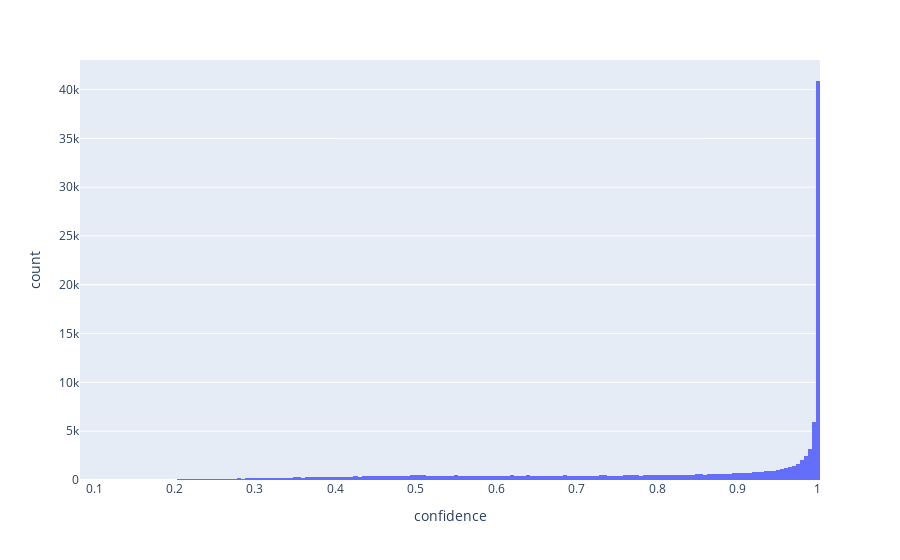

This figure's notebook cell:
### Code cell
fig = px.histogram(top, x='confidence')
fig.show()

### Figure 1 — Plotly figure (JSON) as saved in the notebook; plotly's stock layout.template omitted (floating-point values rounded to 4 significant figures; data arrays with more than 128 entries replaced by an {"elided": "..."} marker saying what was removed)
{"data": [{"alignmentgroup": "True", "bingroup": "x", "hovertemplate": "confidence=%{x}<br>count=%{y}<extra></extra>", "legendgroup": "", "marker": {"color": "#636efa", "pattern": {"shape": ""}}, "name": "", "offsetgroup": "", "orientation": "v", "showlegend": false, "type": "histogram", "x": {"elided": "122697 float values"}, "xaxis": "x", "yaxis": "y"}], "layout": {"autosize": true, "barmode": "relative", "legend": {"tracegroupgap": 0}, "margin": {"t": 60}, "xaxis": {"anchor": "y", "autorange": true, "domain": [0, 1], "range": [0.0825, 1.002], "title": {"text": "confidence"}, "type": "linear"}, "yaxis": {"anchor": "x", "autorange": true, "domain": [0, 1], "range": [0, 43020.0], "title": {"text": "count"}}}}
